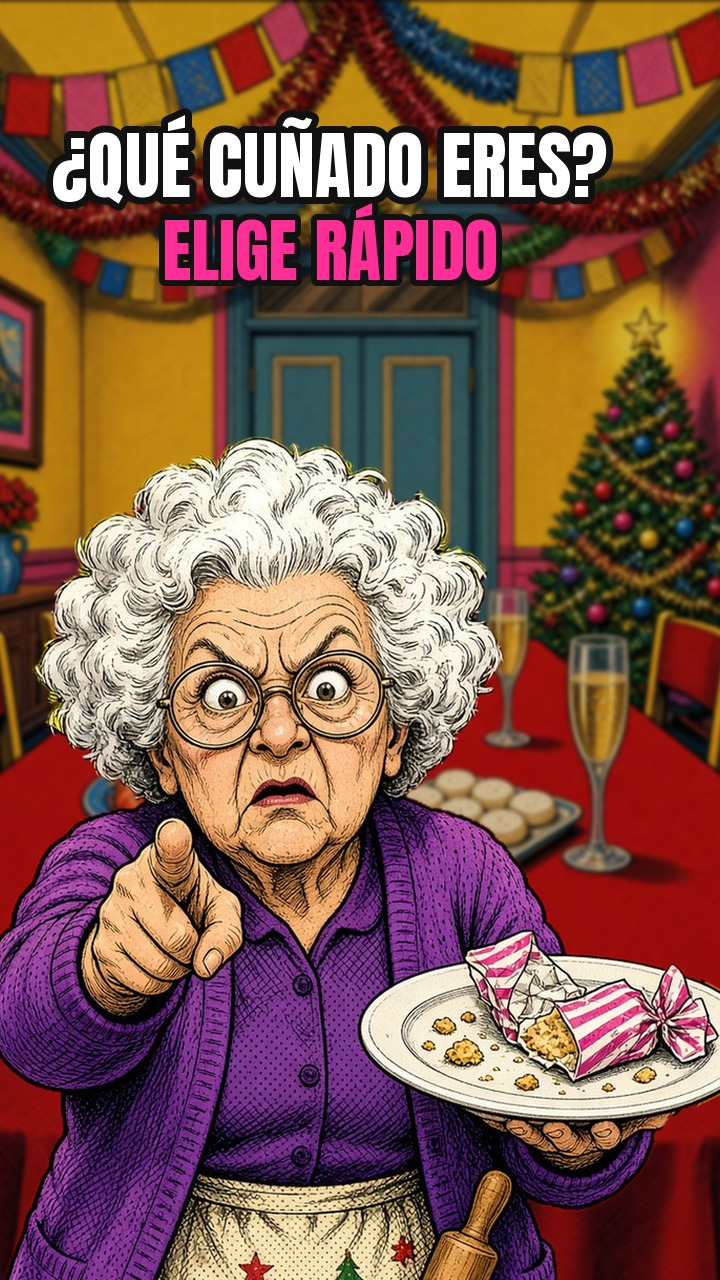
#> input picture libro_navidad/V_test_cunado_portada.jpg, 720 x 1280 px
$ python -i lib.py   (imports and definitions only)
#> lines starting #> are read from the running program, lines starting #| are printed output that depends on the picture
#> further down, picture is the input picture: PIL image 720x1280 RGB; mean R, G, B 129.4, 87.9, 75.8
"""Funciones comunes de montaje (canal Bityn y R-04). Ver PROMPT_MAESTRO.md.
BUILD = carpeta con fuentes y SFX descargados con:
  npm pack @fontsource/baloo-2 uisfx  (y descomprimir cada .tgz en una carpeta con su nombre)
"""
import os, subprocess, math, wave
import numpy as np
from PIL import Image, ImageDraw, ImageFont, ImageFilter

REPO = os.path.dirname(os.path.dirname(os.path.abspath(__file__)))
CLIPS = os.path.join(REPO, 'kling', 'clips')
PERS = os.path.join(REPO, 'kling', 'personajes')
W, H, FPS = 720, 1280, 30
CX = 318  # centro de la zona segura (x 16..620)
NARANJA, AMARILLO, OSCURO, BLANCO = (255, 138, 0), (255, 214, 64), (35, 30, 45), (255, 255, 255)
AZUL, ROSA, VERDE = (60, 140, 255), (230, 60, 120), (40, 180, 90)

class Kit:
    # [4 lines left out: function __init__, not called in this run]
    def font(self, s): return ImageFont.truetype(self.font_path, s)
    def s(self, name): return os.path.join(self.sfx, name)

    # [21 lines left out: functions text, pill, not called in this run]

    def add(self, dur, fn): self.segments.append((dur, fn))
    def t0(self, k): return sum(d for d, _ in self.segments[:k])
    def sfx_at(self, t, name, vol=0.8): self.events.append((t, name, vol))

    # [20 lines left out: function render, not called in this run]

def load_audio(p, SR=44100):
    raw = subprocess.run(['ffmpeg', '-v', 'error', '-i', p, '-ac', '2', '-ar', str(SR), '-f', 'f32le', '-'], capture_output=True, check=True).stdout
    return np.frombuffer(raw, dtype=np.float32).reshape(-1, 2).copy()

# [13 lines left out: functions bip, clip_frames, not called in this run]

def zoom(img, z, cx=0.5, cy=0.5):
    w, h = img.size; nw, nh = w / z, h / z; x0 = (w - nw) * cx; y0 = (h - nh) * cy
    return img.crop((int(x0), int(y0), int(x0 + nw), int(y0 + nh))).resize((W, H), Image.LANCZOS)

# [12 lines left out: functions ease_pop, place, not called in this run]

def fill_bg(img, blur=30, dark=0.25):
    """Fondo 720x1280 a partir de una imagen (recorte + desenfoque)."""
#> called with blur = 30, dark = 0.25
    r = max(W / img.width, H / img.height)
    b = img.resize((int(img.width * r) + 1, int(img.height * r) + 1)).crop((0, 0, W, H)).filter(ImageFilter.GaussianBlur(blur))
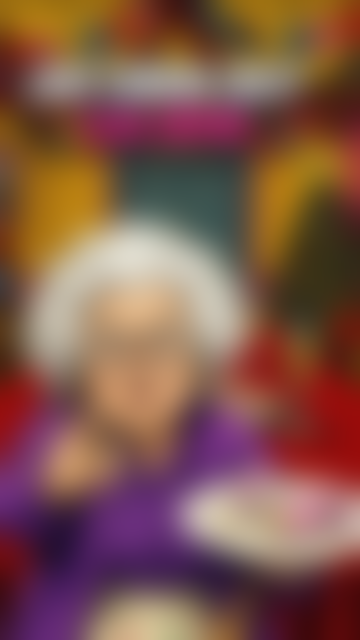
#> b: PIL image 720x1280 RGB (shown at 1/2 size); mean R, G, B 128.9, 87.6, 75.7
    return Image.blend(b.convert('RGB'), Image.new('RGB', (W, H), (20, 15, 40)), dark)
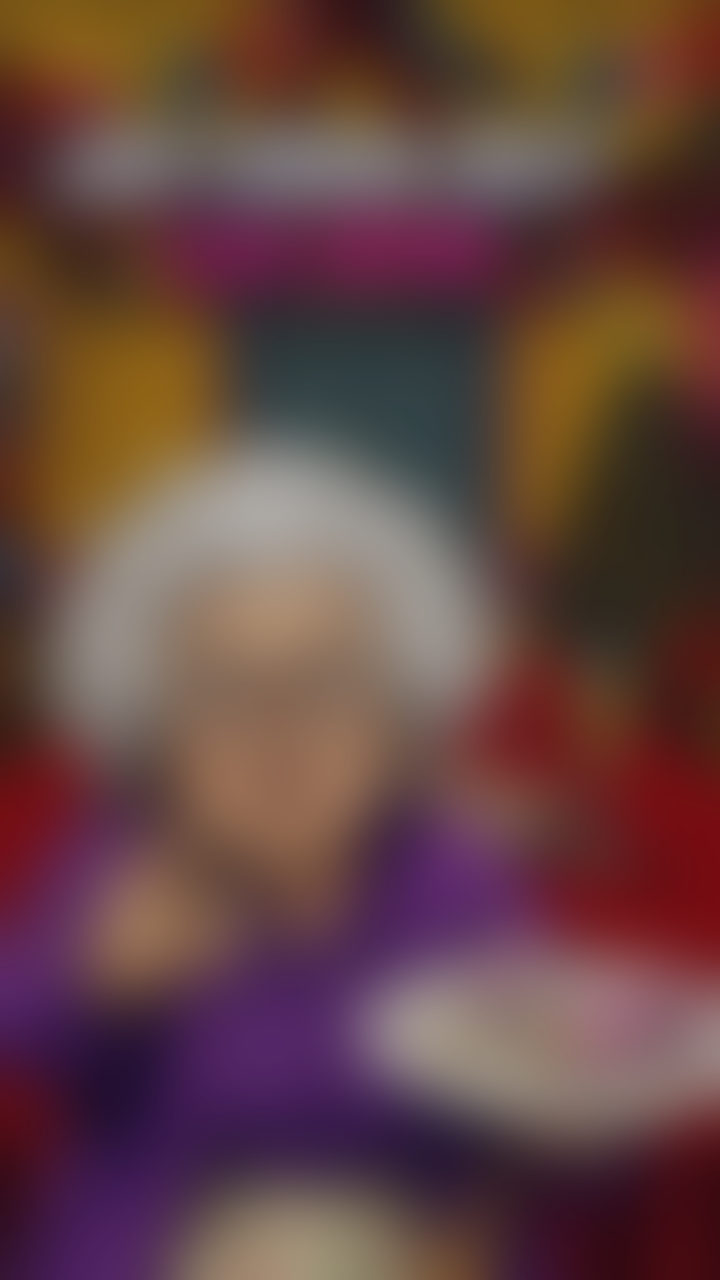
#> returned value: PIL image 720x1280 RGB; mean R, G, B 101.3, 69.1, 66.4

# [50 lines left out: functions shadowed, cierre, hoja, not called in this run]

>>> from PIL import Image
>>> picture = Image.open('../libro_navidad/V_test_cunado_portada.jpg')
>>> result = fill_bg(picture)

$ run again, on libro_navidad/V01_portada.jpg
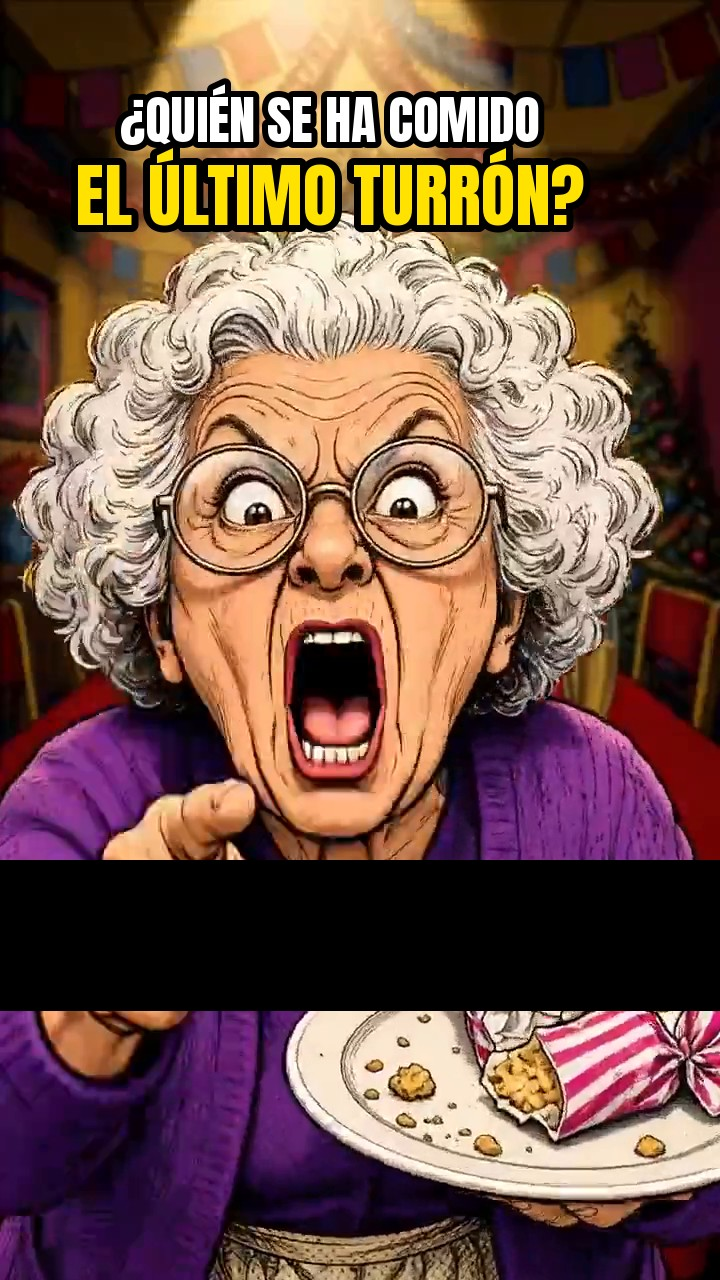
#> input picture libro_navidad/V01_portada.jpg, 720 x 1280 px
#> picture is the input picture: PIL image 720x1280 RGB; mean R, G, B 115.8, 84.5, 73.7
#> in fill_bg, `b = img.resize((int(img.width * r) + 1, int(img.height * r) + 1)).crop..`:
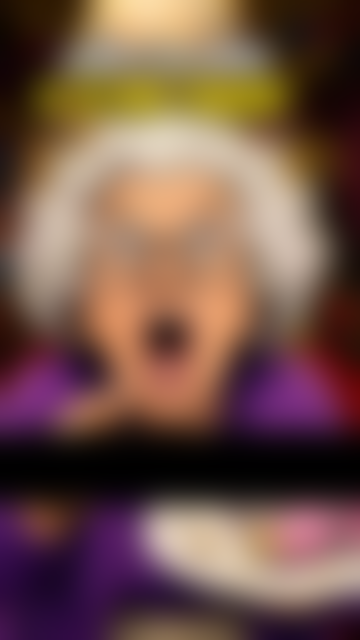
#> b: PIL image 720x1280 RGB (shown at 1/2 size); mean R, G, B 115.7, 84.5, 73.8
#> in fill_bg, `return Image.blend(b.convert('RGB'), Image.new('RGB', (W, H), (20, 15,..`:
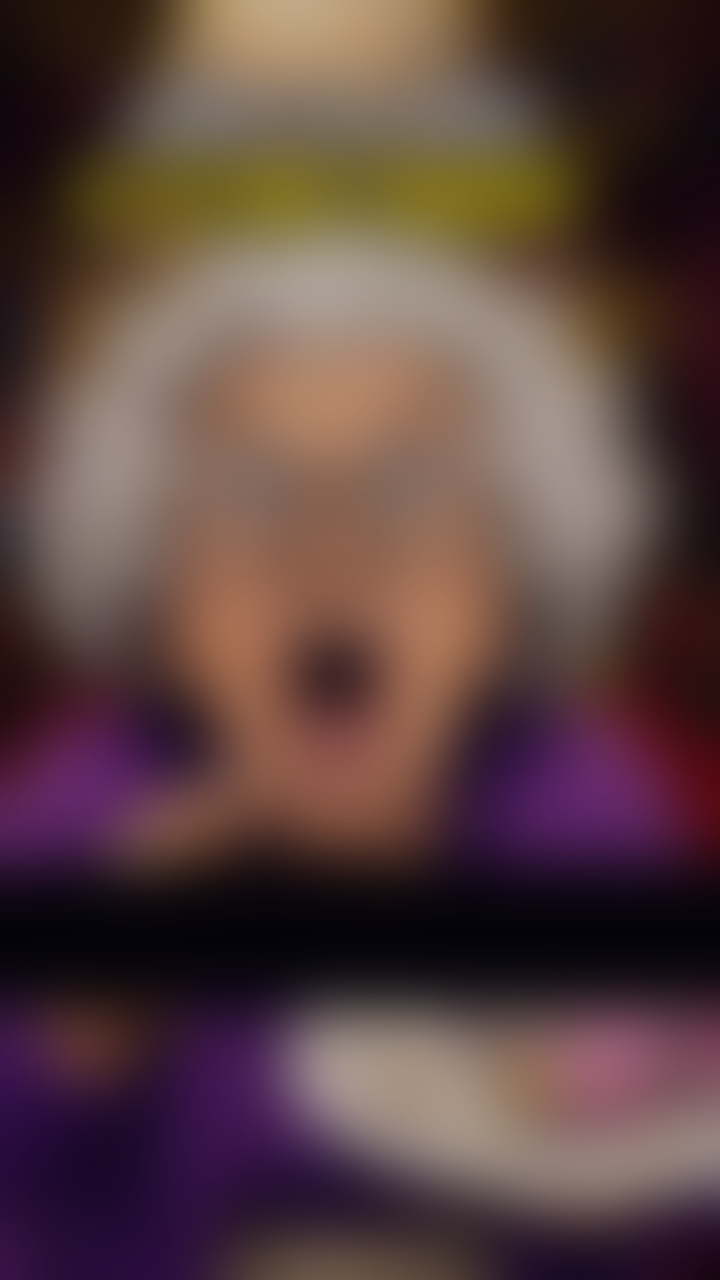
#> returned value: PIL image 720x1280 RGB; mean R, G, B 91.4, 66.8, 65

$ run again, on libro_navidad/V_copa_portada.jpg
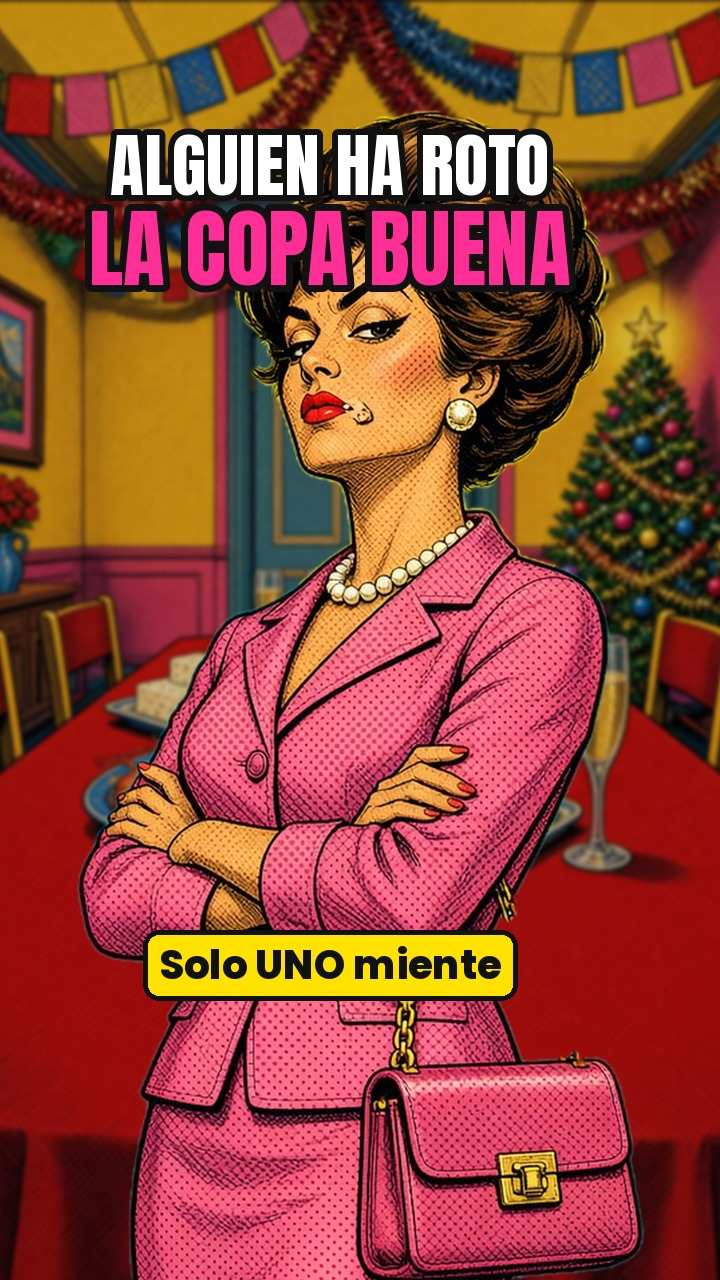
#> input picture libro_navidad/V_copa_portada.jpg, 720 x 1280 px
#> picture is the input picture: PIL image 720x1280 RGB; mean R, G, B 147.8, 69.9, 54.4
#> in fill_bg, `b = img.resize((int(img.width * r) + 1, int(img.height * r) + 1)).crop..`:
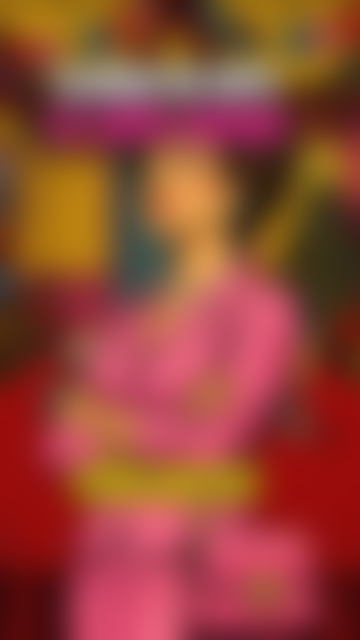
#> b: PIL image 720x1280 RGB (shown at 1/2 size); mean R, G, B 147.1, 69.6, 54.4
#> in fill_bg, `return Image.blend(b.convert('RGB'), Image.new('RGB', (W, H), (20, 15,..`:
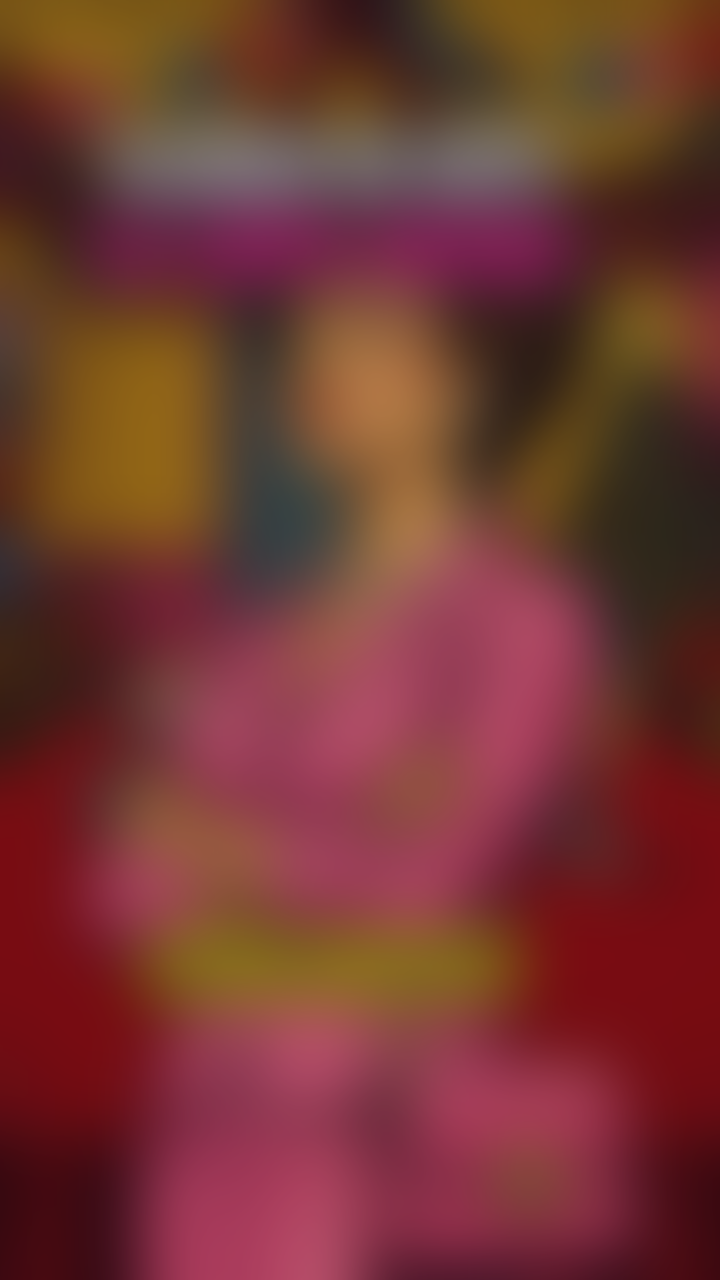
#> returned value: PIL image 720x1280 RGB; mean R, G, B 115, 55.6, 50.4
